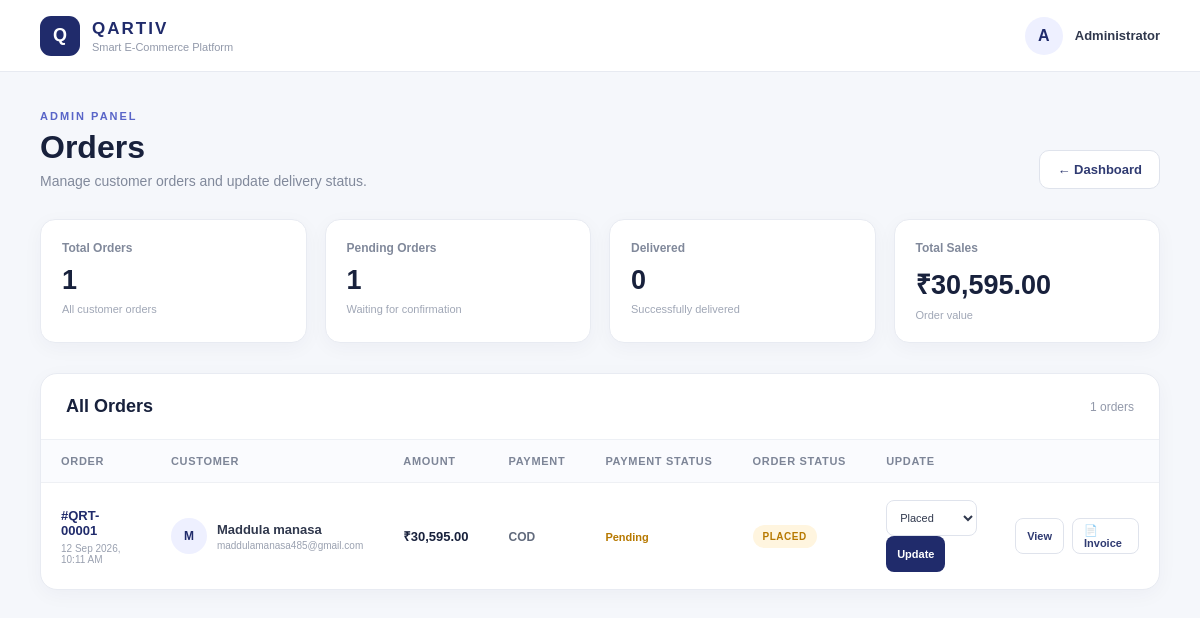
The app's page /admin/orders.php (signed in) with its own data.
### tables this page shows
CREATE TABLE `orders` (
  `id` int NOT NULL AUTO_INCREMENT,
  `user_id` int NOT NULL,
  `address_id` int NOT NULL,
  `total_amount` decimal(10,2) NOT NULL,
  `payment_method` varchar(50) DEFAULT 'COD',
  `payment_status` enum('pending','paid','failed') DEFAULT 'pending',
  `order_status` enum('placed','confirmed','shipped','delivered','cancelled') DEFAULT 'placed',
  `created_at` timestamp NULL DEFAULT CURRENT_TIMESTAMP,
  PRIMARY KEY (`id`),
  KEY `user_id` (`user_id`),
  KEY `address_id` (`address_id`)
);

CREATE TABLE `users` (
  `id` int NOT NULL AUTO_INCREMENT,
  `name` varchar(100) NOT NULL,
  `email` varchar(150) NOT NULL,
  `password` varchar(255) NOT NULL,
  `role` enum('customer','admin') DEFAULT 'customer',
  `status` enum('active','blocked') DEFAULT 'active',
  `created_at` timestamp NULL DEFAULT CURRENT_TIMESTAMP,
  PRIMARY KEY (`id`),
  UNIQUE KEY `email` (`email`)
);

### admin/orders.php (the view, shortened to what this page needs)
<?php
require_once "../config/db.php";
$orders = [];
$sql = "
    SELECT
        o.id,
        o.user_id,
        o.total_amount,
        o.payment_method,
        o.payment_status,
        o.order_status,
        o.created_at,
        u.name AS customer_name,
        u.email AS customer_email
    FROM orders o
    INNER JOIN users u
        ON o.user_id = u.id
    ORDER BY o.id DESC
";
$result = $conn->query($sql);
if ($result) {
    while ($row = $result->fetch_assoc()) {
        $orders[] = $row;
    }
}
$total_orders = count($orders);
$placed_orders = 0;
$delivered_orders = 0;
$total_sales = 0;
foreach ($orders as $order) {
    $total_sales += (float)$order["total_amount"];
    switch ($order["order_status"]) {
        case "placed":
            $placed_orders++;
            break;
    }
}
?>
<!DOCTYPE html>
<html lang="en">
<head>
</head>
<body>
<div class="orders-page">
    <header class="topbar">
        <div class="brand">
            <div class="brand-mark">
                Q
            </div>
            <div class="brand-text">
                <strong>
                    QARTIV
                </strong>
                <span>
                    Smart E-Commerce Platform
                </span>
            </div>
        </div>
        <div class="admin-area">
            <div class="admin-avatar">
                A
            </div>
            <div class="admin-name">
                Administrator
            </div>
        </div>
    </header>
    <main class="main">
        <div class="page-header">
            <div>
                <div class="header-small">
                    Admin Panel
                </div>
                <h1>
                    Orders
                </h1>
                <p>
                    Manage customer orders and update delivery status.
                </p>
            </div>
            <a
                href="dashboard.php"
                class="back-btn"
            >
                ← Dashboard
            </a>
        </div>
        <div class="stats">
            <div class="stat-card">
                <div class="stat-label">
                    Total Orders
                </div>
                <div class="stat-number">
                    <?php echo $total_orders; ?>
                </div>
                <div class="stat-sub">
                    All customer orders
                </div>
            </div>
            <div class="stat-card">
                <div class="stat-label">
                    Pending Orders
                </div>
                <div class="stat-number">
                    <?php echo $placed_orders; ?>
                </div>
                <div class="stat-sub">
                    Waiting for confirmation
                </div>
            </div>
            <div class="stat-card">
                <div class="stat-label">
                    Delivered
                </div>
                <div class="stat-number">
                    <?php echo $delivered_orders; ?>
                </div>
                <div class="stat-sub">
                    Successfully delivered
                </div>
            </div>
            <div class="stat-card">
                <div class="stat-label">
                    Total Sales
                </div>
                <div class="stat-number">
                    ₹<?php echo number_format($total_sales, 2); ?>
                </div>
                <div class="stat-sub">
                    Order value
                </div>
            </div>
        </div>
        <section class="orders-panel">
            <div class="panel-header">
                <h2>
                    All Orders
                </h2>
                <span>
                    <?php echo $total_orders; ?> orders
                </span>
            </div>
            <?php if (!empty($orders)): ?>
                <div class="table-wrapper">
                    <table>
                        <thead>
                            <tr>
                                <th>
                                    Order
                                </th>
                                <th>
                                    Customer
                                </th>
                                <th>
                                    Amount
                                </th>
                                <th>
                                    Payment
                                </th>
                                <th>
                                    Payment Status
                                </th>
                                <th>
                                    Order Status
                                </th>
                                <th>
                                    Update
                                </th>
                            </tr>
                        </thead>
                        <tbody>
                        <?php foreach ($orders as $order): ?>
                            <tr>
                                <td>
                                    <div class="order-number">
                                        #QRT-<?php
                                        echo str_pad(
                                            $order["id"],
                                            5,
                                            "0",
                                            STR_PAD_LEFT
                                        );
                                        ?>
                                    </div>
                                    <small style="
                                        display:block;
                                        margin-top:5px;
                                        color:#9aa1b0;
                                        font-size:10px;
                                    ">
                                        <?php
                                        echo date(
                                            "d M Y, h:i A",
                                            strtotime($order["created_at"])
                                        );
                                        ?>
                                    </small>
                                </td>
                                <td>
                                    <div class="customer">
                                        <div class="customer-avatar">
                                            <?php
                                            echo strtoupper(
                                                substr(
                                                    $order["customer_name"],
                                                    0,
                                                    1
                                                )
                                            );
                                            ?>
                                        </div>
                                        <div class="customer-info">
                                            <strong>
                                                <?php
                                                echo htmlspecialchars(
                                                    $order["customer_name"]
                                                );
                                                ?>
                                            </strong>
                                            <small>
                                                <?php
                                                echo htmlspecialchars(
                                                    $order["customer_email"]
                                                );
                                                ?>
                                            </small>
                                        </div>
                                    </div>
                                </td>
                                <td>
                                    <span class="amount">
                                        ₹<?php
                                        echo number_format(
                                            $order["total_amount"],
                                            2
                                        );
                                        ?>
                                    </span>
                                </td>
                                <td>
                                    <span class="payment-method">
                                        <?php
                                        echo htmlspecialchars(
                                            $order["payment_method"]
                                        );
                                        ?>
                                    </span>
                                </td>
                                <td>
                                    <?php
                                    $payment_class =
                                        "payment-" .
                                        $order["payment_status"];
                                    ?>
                                    <span
                                        class="<?php echo $payment_class; ?>"
                                    >
                                        <?php
                                        echo ucfirst(
                                            $order["payment_status"]
                                        );
                                        ?>
                                    </span>
                                </td>
                                <td>
                                    <span
                                        class="status
                                        <?php
                                        echo htmlspecialchars(
                                            $order["order_status"]
                                        );
                                        ?>"
                                    >
                                        <?php
                                        echo ucfirst(
                                            $order["order_status"]
                                        );
                                        ?>
                                    </span>
                                </td>
                                <td>
                                    <div class="action-area">
                                        <form
                                            method="POST"
                                            class="status-form"
                                        >
                                            <select
                                                name="order_status"
                                            >
                                                <option
                                                    value="placed"
                                                    <?php
                                                    echo $order["order_status"] === "placed"
                                                        ? "selected"
                                                        : "";
                                                    ?>
                                                >
                                                    Placed
                                                </option>
                                            </select>
                                            <button
                                                type="submit"
                                                class="update-btn"
                                            >
                                                Update
                                            </button>
                                        </form>
                                        <a
                                            href="../customer/order_details.php?id=<?php echo $order["id"]; ?>"
                                            class="view-btn"
                                        >
                                            View
                                        </a>
                                        <a
                                            href="../customer/invoice.php?id=<?php echo $order["id"]; ?>"
                                            target="_blank"
                                            class="view-btn"
                                            title="View & Print Tax Invoice"
                                        >
                                            📄 Invoice
                                        </a>
                                    </div>
                                </td>
                            </tr>
                        <?php endforeach; ?>
                        </tbody>
                    </table>
                </div>
            <?php endif; ?>
        </section>
    </main>
</div>
</body>
</html>

### records on screen
orders: id "00001", created_at "12 Sep 2026, 10:11 AM", user.name "M", user.name "Maddula manasa", user.email "maddulamanasa485@gmail.com", total_amount "30,595.00", payment_method "COD", payment_status "Pending", order_status "PLACED", order_status "Placed"

### other values on screen
$total_orders "1"
$placed_orders "1"
$delivered_orders "0"
$total_sales "30,595.00"
